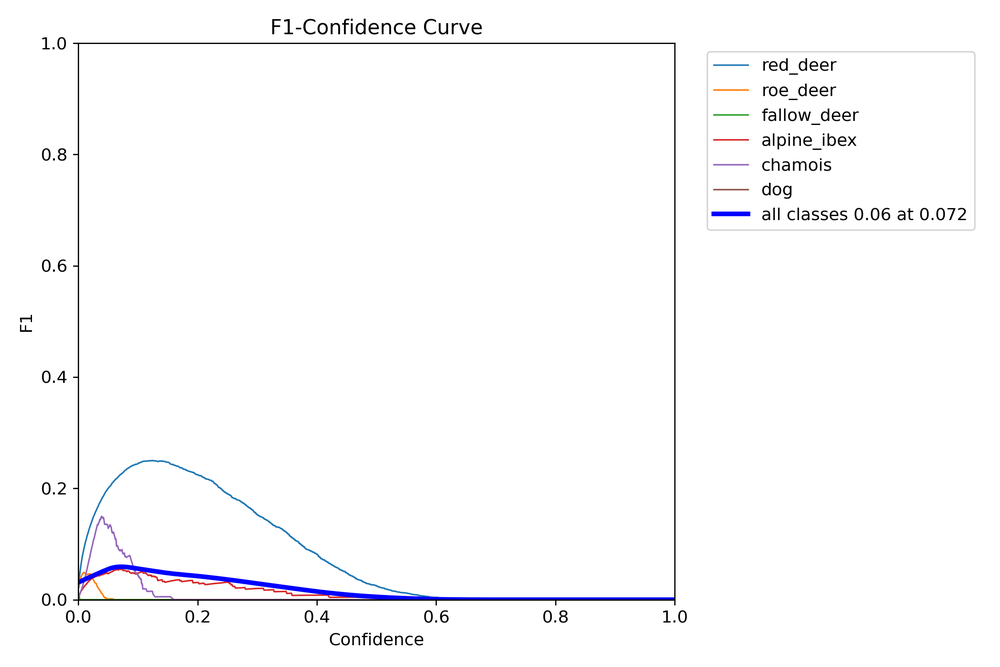
#> input picture karim/detect/train/BoxF1_curve.png, 1000 x 667 px, shrunk from 2250 x 1500 before the run
$ python -i preprocess.py   (imports and definitions only)   (older library calls are emulated)
#> lines starting #> are read from the running program, lines starting #| are printed output that depends on the picture
#> further down, picture is the input picture: shape (667, 1000, 3); mean B, G, R 251.5, 250.5, 250.6
from collections import defaultdict
import os
import requests
import zipfile
from pathlib import Path
import shutil
from tqdm import tqdm
import cv2
import os
import random
from pathlib import Path

from const import DATA_PATH, IMAGES_SUBDIR, LABELS_SUBDIR, KEEP_BACK_PERCENT, BLURRY_THRESHOLD

# [1 line not run here, left out]

# [70 lines left out: functions remove_images_without_labels, _delete_image_and_label, _is_blurry, delete_blurry_images, not called in this run]

def _increase_contrast(image):
    lab = cv2.cvtColor(image, cv2.COLOR_BGR2LAB)
#> lab: shape (667, 1000, 3); mean of channels 0, 1, 2 251, 128.3, 127.6
    l, a, b = cv2.split(lab)
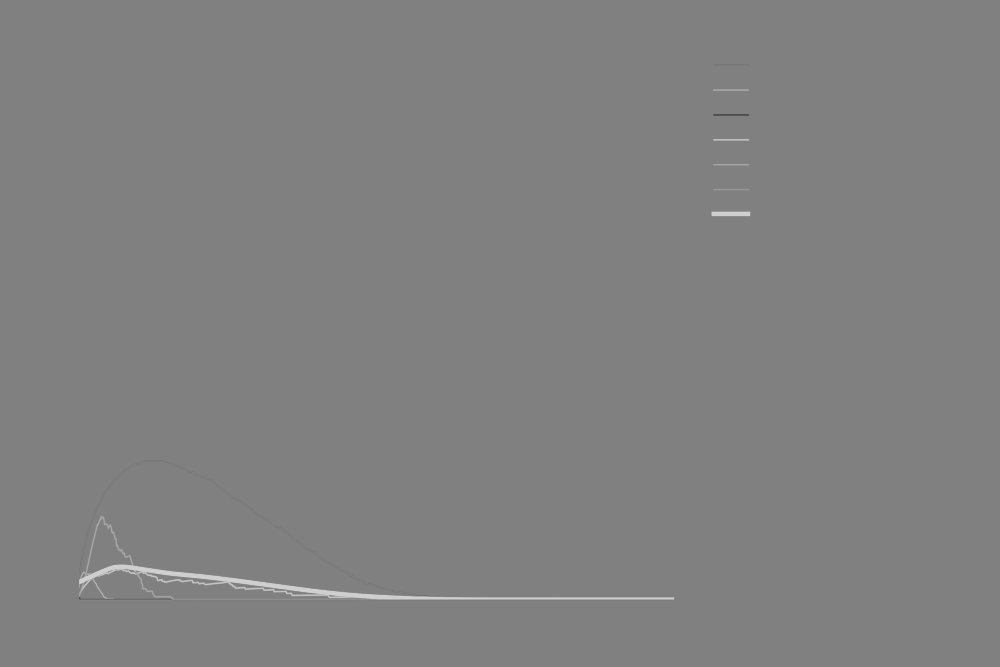
#> a: shape (667, 1000); min 75, max 207, mean 128.3

    clahe = cv2.createCLAHE(clipLimit=2.0, tileGridSize=(8, 8))
    l = clahe.apply(l)

    merged = cv2.merge((l, a, b))
#> merged: shape (667, 1000, 3); mean of channels 0, 1, 2 250.8, 128.3, 127.6
    return cv2.cvtColor(merged, cv2.COLOR_LAB2BGR)

# [19 lines left out: function enhance_contrast_clahe, not called in this run]

def get_flight_id(filename: str) -> str:
    return filename.split("_")[0]

# [56 lines left out: functions move_files, update_split, not called in this run]


def preprocess_data_before_labeling(data_dir: Path, subdir: str) -> None:
    delete_blurry_images(data_dir, subdir, BLURRY_THRESHOLD, dry_run=False)
    #remove_images_without_labels(data_dir, subdir, KEEP_BACK_PERCENT)
    #enhance_contrast_clahe(data_dir, subdir)
    #update_split(data_dir, subdir, train_percentage=0.75, dry_run=False)

def preprocess_data_after_labeling(data_dir: Path, subdir: str) -> None:
    enhance_contrast_clahe(data_dir, subdir)

# [4 lines not run here, left out]
    #preprocess_data_after_labeling(DATA_PATH, "thermal_data_labeled")

>>> import cv2
>>> picture = cv2.imread('../karim/detect/train/BoxF1_curve.png')
>>> result = _increase_contrast(picture)

$ run again, on karim/detect/train/confusion_matrix.png
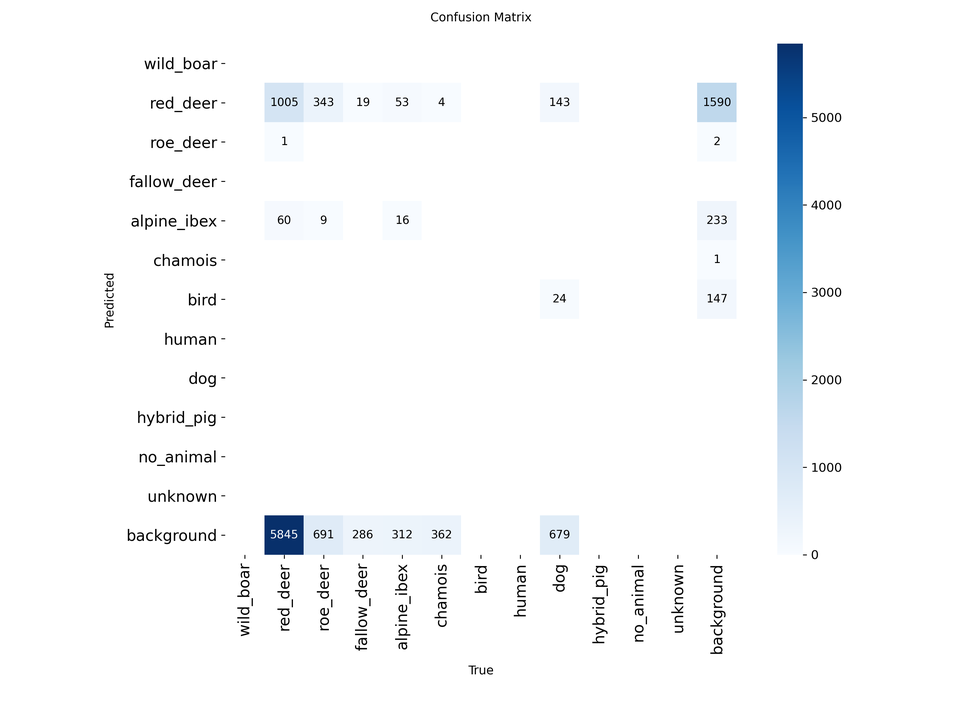
#> input picture karim/detect/train/confusion_matrix.png, 970 x 727 px, shrunk from 3000 x 2250 before the run
#> picture is the input picture: shape (727, 970, 3); mean B, G, R 250.7, 249.5, 248.2
#> lab: shape (727, 970, 3); mean of channels 0, 1, 2 249.7, 127.9, 127.3
#> in _increase_contrast, `l, a, b = cv2.split(lab)`:
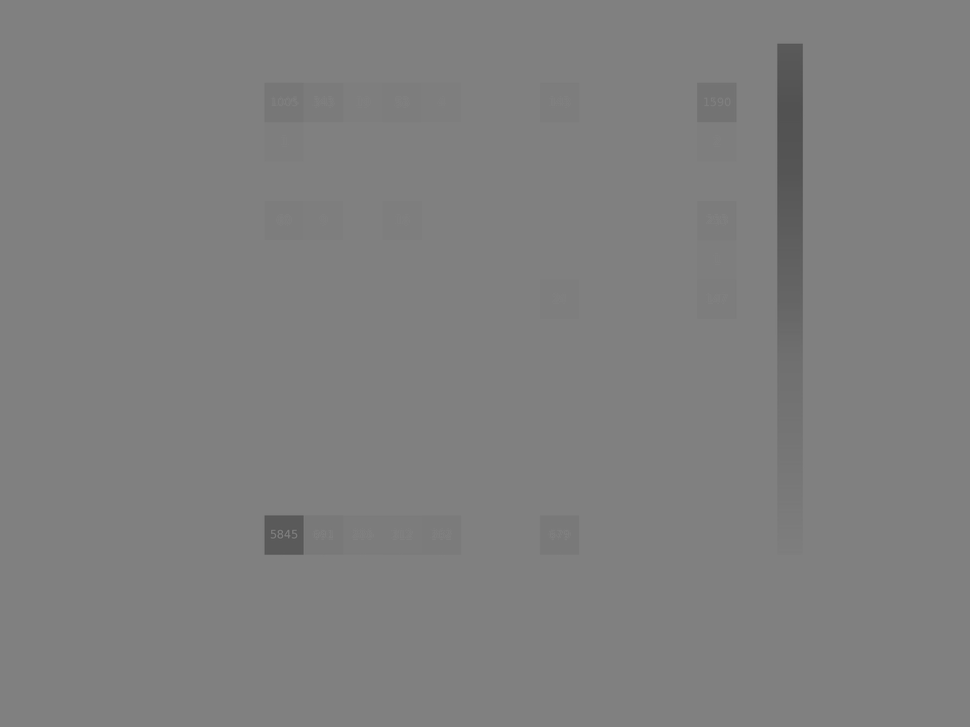
#> b: shape (727, 970); min 79, max 129, mean 127.3
#> in _increase_contrast, `l = clahe.apply(l)`:
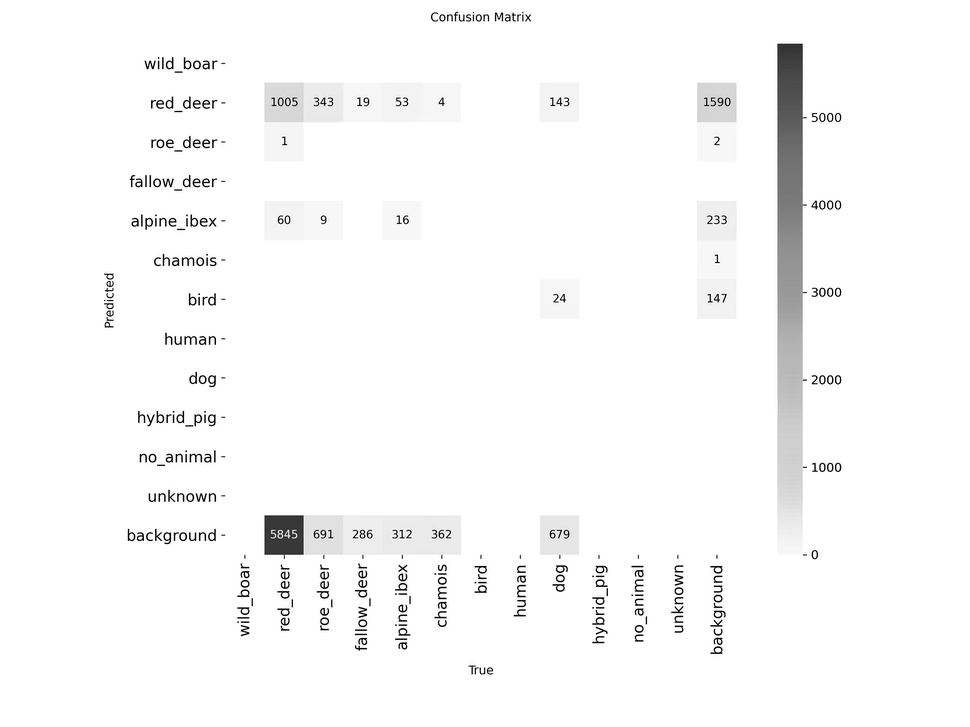
#> l: shape (727, 970); min 1, max 255, mean 249.1
#> merged: shape (727, 970, 3); mean of channels 0, 1, 2 249.1, 127.9, 127.3

$ run again, on karim/detect/train/confusion_matrix_normalized.png
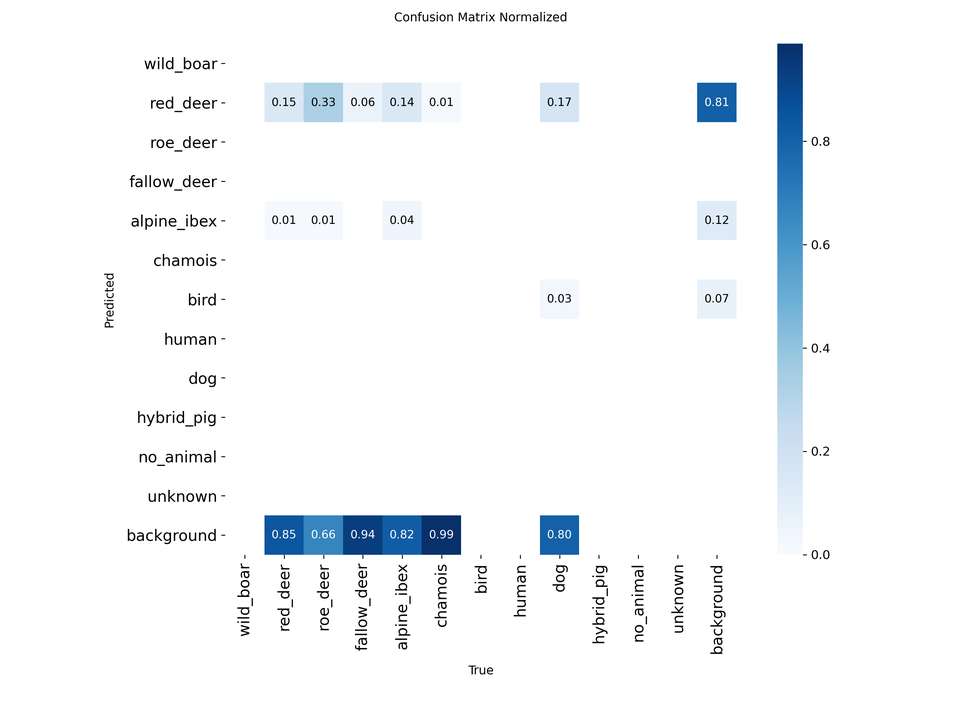
#> input picture karim/detect/train/confusion_matrix_normalized.png, 970 x 727 px, shrunk from 3000 x 2250 before the run
#> picture is the input picture: shape (727, 970, 3); mean B, G, R 249.6, 247.6, 245.4
#> lab: shape (727, 970, 3); mean of channels 0, 1, 2 247.9, 128, 126.7
#> in _increase_contrast, `l, a, b = cv2.split(lab)`:
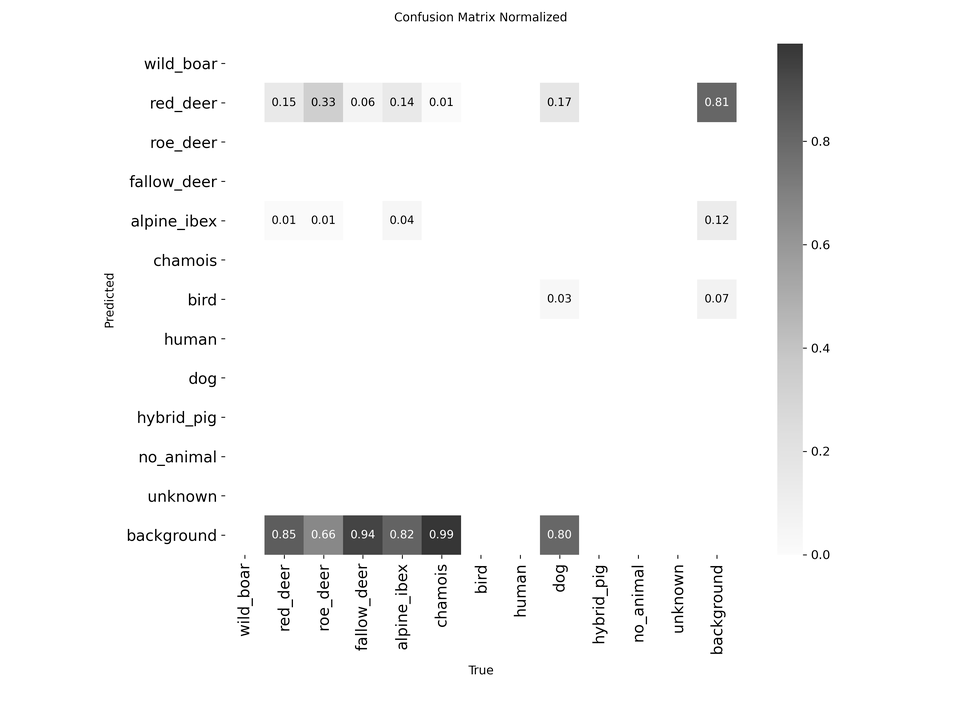
#> l: shape (727, 970); min 0, max 255, mean 247.9
#> in _increase_contrast, `l, a, b = cv2.split(lab)`:
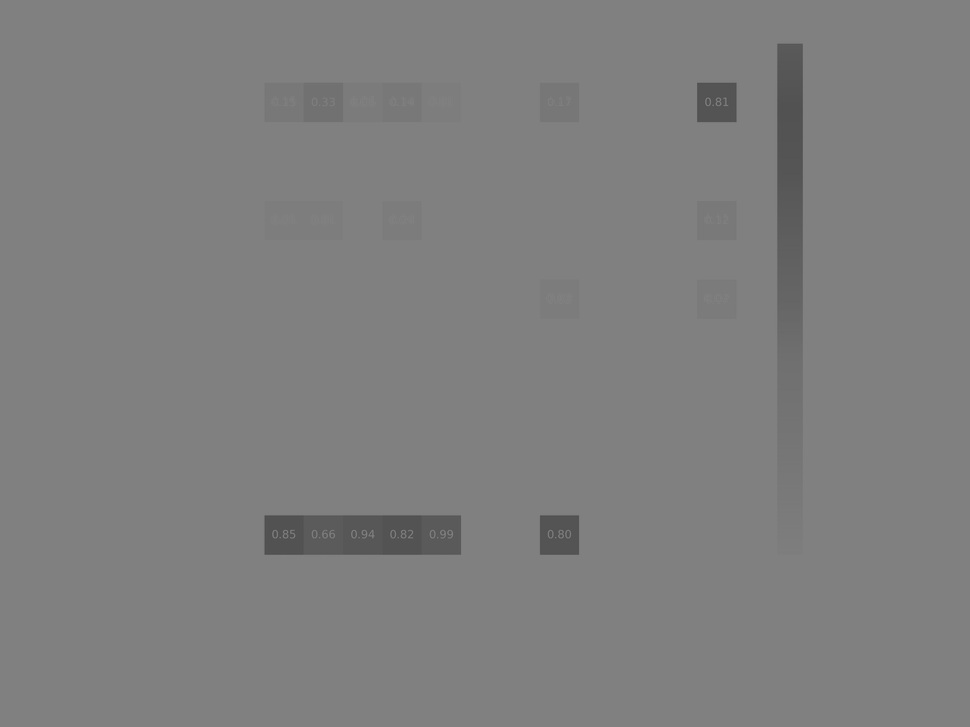
#> b: shape (727, 970); min 77, max 130, mean 126.7
#> merged: shape (727, 970, 3); mean of channels 0, 1, 2 247.4, 128, 126.7
